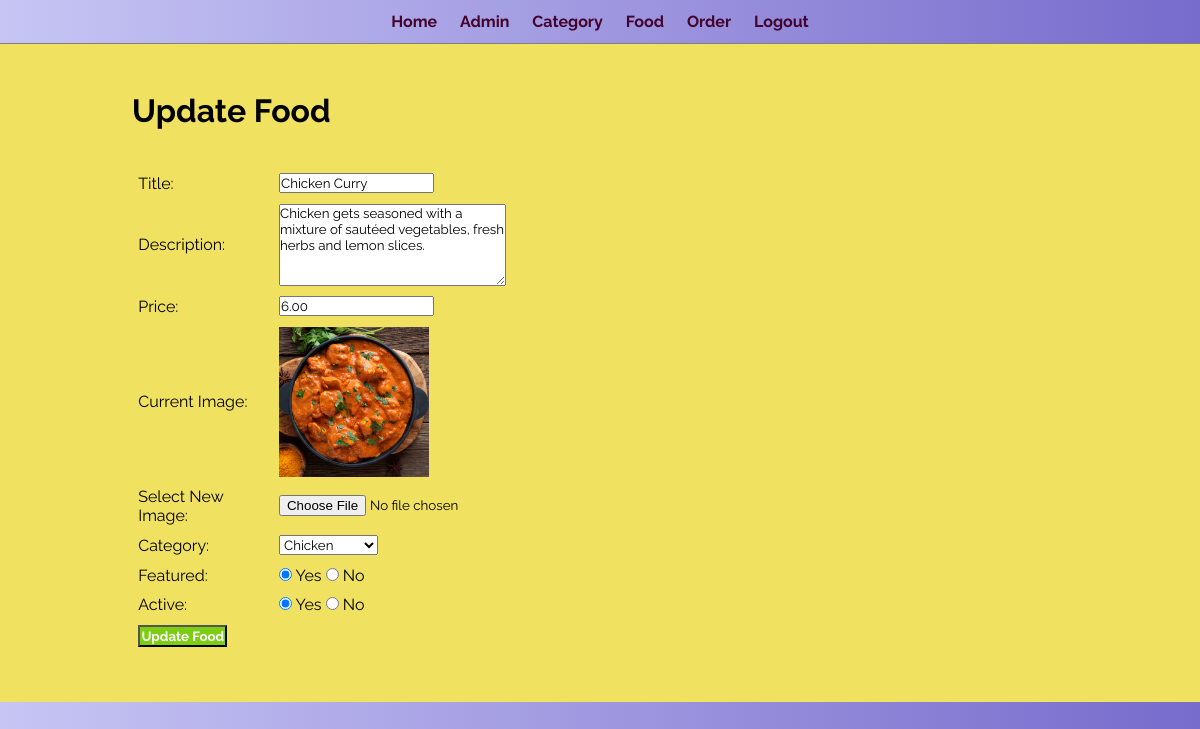
Screenshot of /food-order/admin/update.food.php?id=3 (signed in) with the database file from the repository.
### tables this page shows
CREATE TABLE `food` (
  `id` int(10) UNSIGNED NOT NULL,
  `title` varchar(100) NOT NULL,
  `description` text NOT NULL,
  `price` decimal(10,2) NOT NULL,
  `image_name` varchar(255) NOT NULL,
  `category_id` int(10) UNSIGNED NOT NULL,
  `featured` varchar(10) NOT NULL,
  `active` varchar(10) NOT NULL
);

CREATE TABLE `category` (
  `id` int(10) UNSIGNED NOT NULL,
  `title` varchar(100) NOT NULL,
  `image_name` varchar(255) NOT NULL,
  `featured` varchar(10) NOT NULL,
  `active` varchar(10) NOT NULL
);

### food-order/admin/update.food.php (the view, shortened to what this page needs)
<?php include('partials/menu.php'); ?>
<?php
    if(isset($_GET['id']))
    {
        $id = $_GET['id'];
        $sql2 = "SELECT * FROM food WHERE id=$id";
        $res2 = mysqli_query($conn, $sql2);
        $row2 = mysqli_fetch_assoc($res2);
        $title = $row2['title'];
        $description = $row2['description'];
        $price = $row2['price'];
        $current_image = $row2['image_name'];
        $current_category = $row2['category_id'];
        $featured = $row2['featured'];
        $active = $row2['active'];
    }
    else
    {
        header('location:'.SITEURL.'admin/manage.food.php');
    }
?>
<div class="main-content">
    <div class="wrapper">
        <h1>Update Food</h1>
        <br><br>
        <form action="" method="POST" enctype="multipart/form-data">
        <table class="tbl-30">
            <tr>
                <td>Title: </td>
                <td>
                    <input type="text" name="title" value="<?php echo $title; ?>">
                </td>
            </tr>
            <tr>
                <td>Description: </td>
                <td>
                    <textarea name="description" cols="30" rows="5"><?php echo $description; ?></textarea>
                </td>
            </tr>
            <tr>
                <td>Price: </td>
                <td>
                    <input type="number" name="price" value="<?php echo $price; ?>">
                </td>
            </tr>
            <tr>
                <td>Current Image: </td>
                <td>
                    <?php
                        if($current_image == "")
                        {
                            echo "<div class='error'>Image not Available.</div>";
                        }
                        else
                        {
                            ?>
                            <img src="<?php echo SITEURL; ?>images/food/<?php echo $current_image; ?>" width="150px">
                            <?php
                        }
                    ?>
                </td>
            </tr>
            <tr>
                <td>Select New Image: </td>
                <td>
                    <input type="file" name="image">
                </td>
            </tr>
            <tr>
                <td>Category: </td>
                <td>
                    <select name="category">
                        <?php
                            $sql = "SELECT * FROM category WHERE active='Yes'";
                            $res = mysqli_query($conn, $sql);
                            $count = mysqli_num_rows($res);
                            if($count>0)
                            {
                                while($row=mysqli_fetch_assoc($res))
                                {
                                    $category_title = $row['title'];
                                    $category_id = $row['id'];
                                    ?>
                                    <option <?php if($current_category==$category_id){echo "selected";} ?> value="<?php echo $category_id; ?>"><?php echo $category_title; ?></option>
                                    <?php
                                }
                            }
                            else
                            {
                                echo "<option value='0'>Category Not Available.</option>";
                            }
                        ?>
                    </select>
                </td>
            </tr>
            <tr>
                <td>Featured: </td>
                <td>
                    <input <?php if($featured=="Yes") {echo "checked";} ?> type="radio" name="featured" value="Yes"> Yes
                    <input <?php if($featured=="No") {echo "checked";} ?> type="radio" name="featured" value="No"> No
                </td>
            </tr>
            <tr>
                <td>Active: </td>
                <td>
                    <input <?php if($active=="Yes") {echo "checked";} ?> type="radio" name="active" value="Yes"> Yes
                    <input <?php if($active=="No") {echo "checked";} ?> type="radio" name="active" value="No"> No
                </td>
            </tr>
            <tr>
                <td>
                    <input type="submit" name="submit" value="Update Food" class="btn-secondary">
                </td>
            </tr>
        </table>
        </form>
    </div>
</div>

### food-order/css/admin.css (style rules this page uses)
* { margin: 0 0; padding: 0 0; font-family: Arial, Helvetica, sans-serif; }
.wrapper { padding:1%; width: 80%; margin: 0 auto; }
table tr td { padding:1%; }
.btn-secondary { background-color:#7DCE13; padding: 1%; text-decoration:none; color: white; font-weight:bold; }
* { box-sizing: border-box; margin: 0; padding: 0; font-family: Raleway, sans-serif; }
body { background: linear-gradient(90deg, #C7C5F4, #776BCC); }
.main-content { background-color:#F0E161; padding: 3% 0; }

### rows the page displays
food: title "Chicken Curry", description "Chicken gets seasoned with a mixture of sautéed vegetables, fresh herbs and lemon slices.", price "6.00", image_name (picture), category "Chicken", featured "☑", active "☑"
